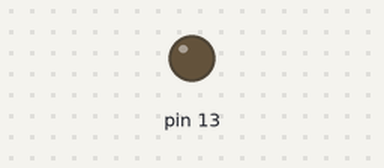
The sketch below on a simulated Arduino Uno, built with avr-gcc and run on an emulated ATmega328P. Parts: output pins drawn as LEDs (lit = HIGH). Dashed ring = blinking.

Above: at 1.0 s.
At 2.5 s:
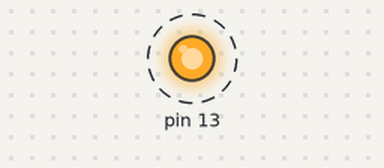
Timing chart, 0 to 4.6 s (numbered marks = the images above):
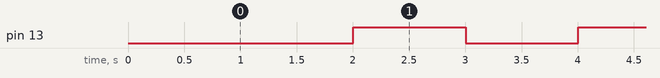

The sketch:

sketch_13-2.ino
```cpp
void setup(){
  pinMode(13, OUTPUT);
}

long pt = 0;    // previous time
int flag = 1;   // LED ON/OFF flag

void loop(){
  long ct = millis();   // current time

  if(ct - pt > 1000){   // check if 1 second has passed
    pt = ct;
    flag = !flag;
    digitalWrite(13, flag);
  }

  // You can add other code here.
}
```

Measured:
- by itself, pin 13: alternates HIGH for 1.0 s and LOW for 1.0 s
